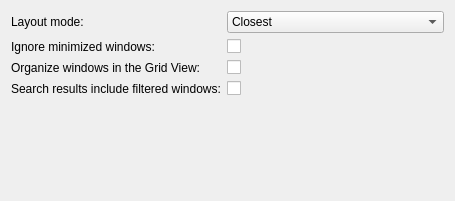
<?xml version="1.0" encoding="UTF-8"?>
<!--
    SPDX-FileCopyrightText: 2021 Vlad Zahorodnii <vlad.zahorodnii@kde.org>

    SPDX-License-Identifier: LGPL-2.1-only OR LGPL-3.0-only OR LicenseRef-KDE-Accepted-LGPL
-->
<ui version="4.0">
 <class>OverviewEffectConfig</class>
 <widget class="QWidget" name="OverviewEffectConfig">
  <property name="geometry">
   <rect>
    <x>0</x>
    <y>0</y>
    <width>455</width>
    <height>201</height>
   </rect>
  </property>
  <layout class="QFormLayout" name="formLayout">
   <item row="0" column="0">
    <widget class="QLabel" name="label_LayoutMode">
     <property name="text">
      <string>Layout mode:</string>
     </property>
    </widget>
   </item>
   <item row="0" column="1">
    <widget class="QComboBox" name="kcfg_LayoutMode">
     <item>
      <property name="text">
       <string>Closest</string>
      </property>
     </item>
     <item>
      <property name="text">
       <string>Natural</string>
      </property>
     </item>
     <item>
      <property name="text">
       <string>Smart</string>
      </property>
     </item>
    </widget>
   </item>
   <item row="1" column="0">
    <widget class="QLabel" name="label">
     <property name="text">
      <string>Ignore minimized windows:</string>
     </property>
    </widget>
   </item>
   <item row="1" column="1">
    <widget class="QCheckBox" name="kcfg_IgnoreMinimized">
     <property name="text">
      <string/>
     </property>
    </widget>
   </item>
   <item row="2" column="0">
    <widget class="QLabel" name="label">
     <property name="text">
      <string>Organize windows in the Grid View:</string>
     </property>
    </widget>
   </item>
   <item row="2" column="1">
    <widget class="QCheckBox" name="kcfg_OrganizedGrid">
     <property name="text">
      <string/>
     </property>
    </widget>
   </item>
   <item row="3" column="0">
    <widget class="QLabel" name="label_FilterWindows">
     <property name="text">
      <string>Search results include filtered windows:</string>
     </property>
    </widget>
   </item>
   <item row="3" column="1">
    <widget class="QCheckBox" name="kcfg_FilterWindows">
     <property name="text">
      <string/>
     </property>
    </widget>
   </item>
   <item row="4" column="0" colspan="2">
    <widget class="KShortcutsEditor" name="shortcutsEditor">
     <property name="sizePolicy">
      <sizepolicy hsizetype="Preferred" vsizetype="Preferred">
       <horstretch>0</horstretch>
       <verstretch>0</verstretch>
      </sizepolicy>
     </property>
     <property name="actionTypes">
       <enum>KShortcutsEditor::GlobalAction</enum>
     </property>
    </widget>
   </item>
  </layout>
 </widget>
 <customwidgets>
  <customwidget>
   <class>KShortcutsEditor</class>
   <extends>QWidget</extends>
   <header>kshortcutseditor.h</header>
   <container>1</container>
  </customwidget>
 </customwidgets>
 <resources/>
 <connections/>
</ui>
